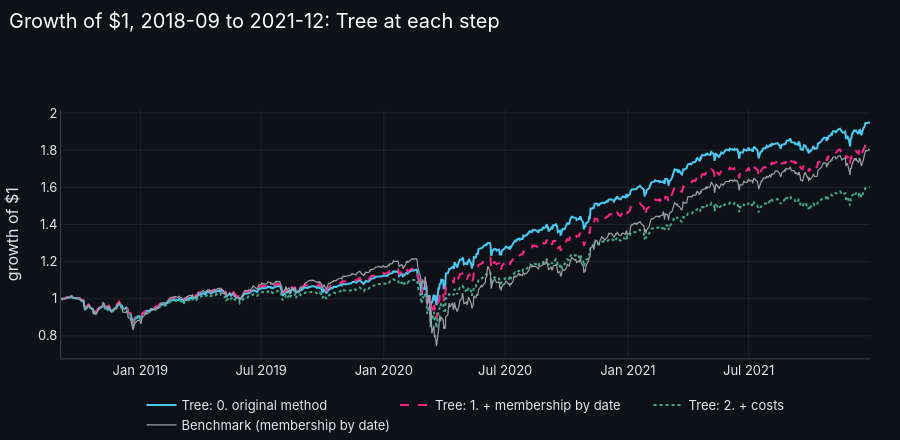

Notebook code cell kept with this figure:
### Code cell
# Growth of $1 for the best original model at each step, against the benchmark of the same universe
best = tables['0. Original method'].drop('Benchmark')['growth_of_1'].idxmax()
fig = go.Figure()
for label, res, member, cost, dash in (('0. original method', step0, everyone.member, 0.0, 'solid'),
                                       ('1. + membership by date', step1, pit.member, 0.0, 'dash'),
                                       ('2. + costs', step1, pit.member, COST_BPS, 'dot')):
    lf = cs.long_flat_returns(res['scores'][best].reindex(test_idx), fwd_test, member.reindex(test_idx), cost_bps=cost)
    fig.add_scatter(x=lf.index, y=(1 + lf['ret']).cumprod(), name=f'{best}: {label}', line=dict(dash=dash))
bm = cs.benchmark_returns(fwd_test, pit.member.reindex(test_idx))
fig.add_scatter(x=bm.index, y=(1 + bm).cumprod(), name='Benchmark (membership by date)', line=dict(color='#9aa1ab', width=1.2))
fig.update_layout(title=f'Growth of $1, {TEST[0][:7]} to {TEST[1][:7]}: {best} at each step', yaxis_title='growth of $1', height=440)
fig.show()

### Figure 1 — Plotly figure (JSON) as saved in the notebook; plotly's stock layout.template omitted (floating-point values rounded to 4 significant figures; data arrays with more than 128 entries replaced by an {"elided": "..."} marker saying what was removed)
{"data": [{"line": {"dash": "solid"}, "name": "Tree: 0. original method", "type": "scatter", "x": {"elided": "838 str values"}, "y": {"elided": "838 float values"}}, {"line": {"dash": "dash"}, "name": "Tree: 1. + membership by date", "type": "scatter", "x": {"elided": "838 str values"}, "y": {"elided": "838 float values"}}, {"line": {"dash": "dot"}, "name": "Tree: 2. + costs", "type": "scatter", "x": {"elided": "838 str values"}, "y": {"elided": "838 float values"}}, {"line": {"color": "#9aa1ab", "width": 1.2}, "name": "Benchmark (membership by date)", "type": "scatter", "x": {"elided": "838 str values"}, "y": {"elided": "838 float values"}}], "layout": {"height": 440, "title": {"text": "Growth of $1, 2018-09 to 2021-12: Tree at each step"}, "yaxis": {"title": {"text": "growth of $1"}}}}
